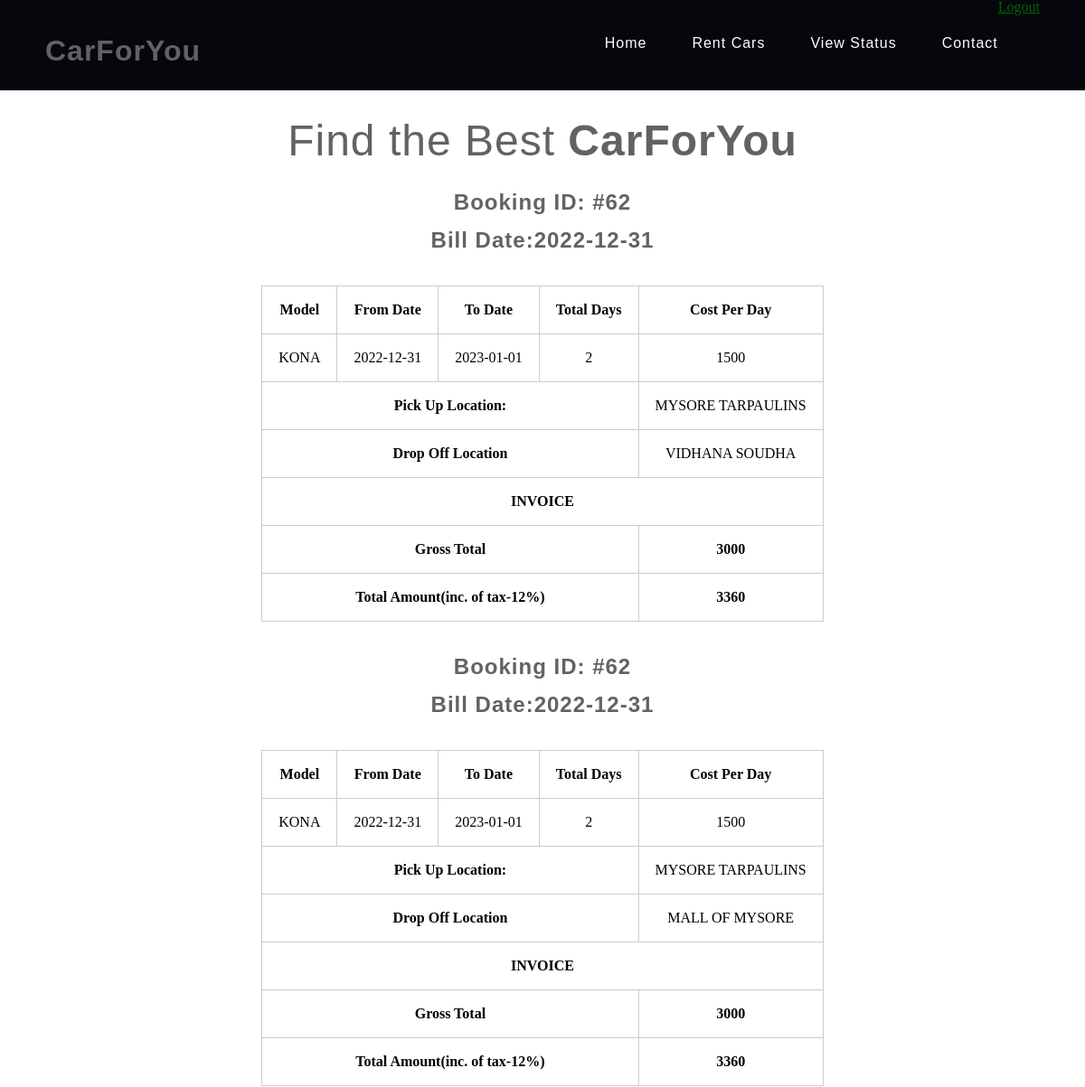
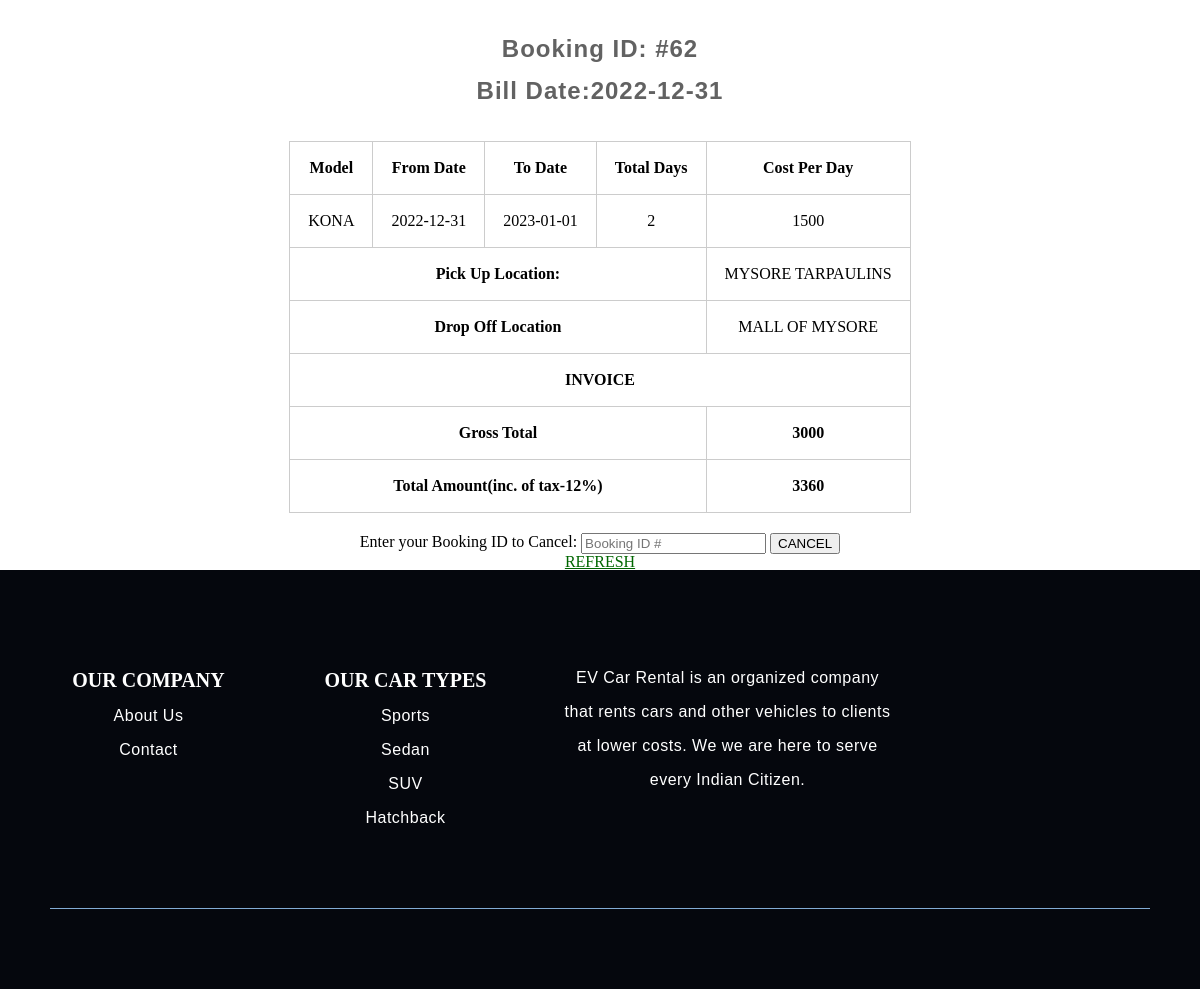
Page /status.php?id=aaa@gmail.com (signed in) on the committed database (2 pictures, top to bottom).
### tables this page shows
CREATE TABLE `billing_details` (
  `BILL_ID` int(11) NOT NULL,
  `DL_NUM` varchar(10) NOT NULL,
  `NAME` varchar(30) DEFAULT NULL,
  `BOOKING_ID` int(11) NOT NULL,
  `BILL_DATE` date NOT NULL,
  `MODEL_NAME` varchar(30) DEFAULT NULL,
  `FROM_DATE` date DEFAULT NULL,
  `TO_DATE` date DEFAULT NULL,
  `NO_OF_DAYS` int(11) NOT NULL,
  `CPD` int(11) DEFAULT NULL,
  `PICK_LOC` char(30) DEFAULT NULL,
  `DROP_LOC` char(30) DEFAULT NULL,
  `GROSS_TOTAL` int(11) NOT NULL,
  `TOTAL_AMOUNT` int(11) NOT NULL
);

### status.php (the view, shortened to what this page needs)
<!DOCTYPE html>
<html lang="en">
<head>
	<link rel="stylesheet" type="text/css" href="css/reset.css">
	<link rel="stylesheet" type="text/css" href="css/responsive.css">
</head>
<body>
	<section class="">
		<?php
		include 'header.php'; ?>
	</section>
	<?php include 'includes/config.php'; ?><section class="caption">
		<h1 style="text-align: center; font-size:xxx-large;"><span style="font-weight: 100;">Find the Best </span>CarForYou</h1>
		<?php
		$view1 = "SELECT * FROM customer_details WHERE EMAIL_ID='$_GET[id]'";
		$v1 = $conn->query($view1);
		$vw1 = $v1->fetch_assoc();
		$dlnum = $vw1['DL_NUMBER'];
		$view2 = "SELECT * FROM billing_details WHERE DL_NUM='$dlnum'";
		$v2 = $conn->query($view2);
		while ($vw2 = $v2->fetch_assoc()) {
			$bookid = $vw2['BOOKING_ID'];
			$billdate = $vw2['BILL_DATE'];
			$model = $vw2['MODEL_NAME'];
			$fromdate = $vw2['FROM_DATE'];
			$todate = $vw2['TO_DATE'];
			$numDays = $vw2['NO_OF_DAYS'];
			$cpd = $vw2['CPD'];
			$pickloc = $vw2['PICK_LOC'];
			$droploc = $vw2['DROP_LOC'];
			$gross = $vw2['GROSS_TOTAL'];
			$total = $vw2['TOTAL_AMOUNT'];
		?><h2><?php echo 'Booking ID: #' . $bookid ?></h2>
			<h2><?php echo 'Bill Date:' . $billdate  ?></h2>
			<div class="cal">
				<table class="invc">
					<tr>
						<th>Model</th>
						<th>From Date</th>
						<th>To Date</th>
						<th>Total Days</th>
						<th>Cost Per Day</th>
					</tr>
					<tr>
						<td><?php echo $model ?></td>
						<td><?php echo '' . $fromdate ?></td>
						<td><?php echo '' . $todate ?></td>
						<td><?php echo '' . $numDays ?></td>
						<td><?php echo '' . $cpd ?></td>
					</tr>
					<tr>
						<th colspan="4" style="text-align:center;">Pick Up Location:</th>
						<td><?php echo '' . $pickloc ?></td>
					</tr>
					<tr>
						<th colspan="4" style="text-align:center;">Drop Off Location</th>
						<td><?php echo '' . $droploc ?></td>
					</tr>
					<tr>
						<th colspan="5" style="text-align:center;"> INVOICE</th>
					</tr>
					<tr>
						<th colspan="4" style="text-align:center;">Gross Total</th>
						<th><?php echo '' . $gross ?></th>
					</tr>
					<tr>
						<th colspan="4" style="text-align:center;">Total Amount(inc. of tax-12%)</th>
						<th><?php echo '' . $total ?></th>
					</tr>
				</table>
			</div>
		<?php
		}
		?><div class="wrapper">
			<form method="post" onsubmit="rl()">
				<label for="book-id">Enter your Booking ID to Cancel: </label>
				<input type="text" id="book-id" placeholder="Booking ID #" name="cancel-id">
				<input type="submit" name='cancel' value="CANCEL">
			</form>
			<a href="status.php?id=<?php echo $_SESSION['email'] ?>">REFRESH</a>
		</div>
	</section>
	<?php
	include 'footer.php';
	?>
</body>
</html>

### css/responsive.css (style rules this page uses)
body { background: #fff; }
.wrapper { max-width: 1100px; margin: 0 auto; position: relative; }
h1, h2, h3, h4, h5, h6 { color: #626262; font-family: "lato-regular", Helvetica, Arial, sans-serif; letter-spacing: 1px; }
h1 { font-size: 2em; margin: .67em 0 }
h2 { font-size: 1.5em; margin: .75em 0 }
h1, h2, h3, h4, h5, h6 { font-weight: bolder }
.cal { display: flex; }
.invc { margin: 20px auto; }
.invc tr { text-align: center; }
.invc th, .invc td { border: 1px solid #cccccc; padding: 15px; padding: 18px; }

### rows in the picture
billing_details: BOOKING_ID "62", BILL_DATE "2022-12-31", MODEL_NAME "KONA", FROM_DATE "2022-12-31", TO_DATE "2023-01-01", NO_OF_DAYS "2", CPD "1500", PICK_LOC "MYSORE TARPAULINS", DROP_LOC "VIDHANA SOUDHA", GROSS_TOTAL "3000", TOTAL_AMOUNT "3360"
billing_details: BOOKING_ID "62", BILL_DATE "2022-12-31", MODEL_NAME "KONA", FROM_DATE "2022-12-31", TO_DATE "2023-01-01", NO_OF_DAYS "2", CPD "1500", PICK_LOC "MYSORE TARPAULINS", DROP_LOC "MALL OF MYSORE", GROSS_TOTAL "3000", TOTAL_AMOUNT "3360"
billing_details: BOOKING_ID "62", BILL_DATE "2022-12-31", MODEL_NAME "KONA", FROM_DATE "2022-12-31", TO_DATE "2023-01-01", NO_OF_DAYS "2", CPD "1500", PICK_LOC "MYSORE TARPAULINS", DROP_LOC "MALL OF MYSORE", GROSS_TOTAL "3000", TOTAL_AMOUNT "3360"
